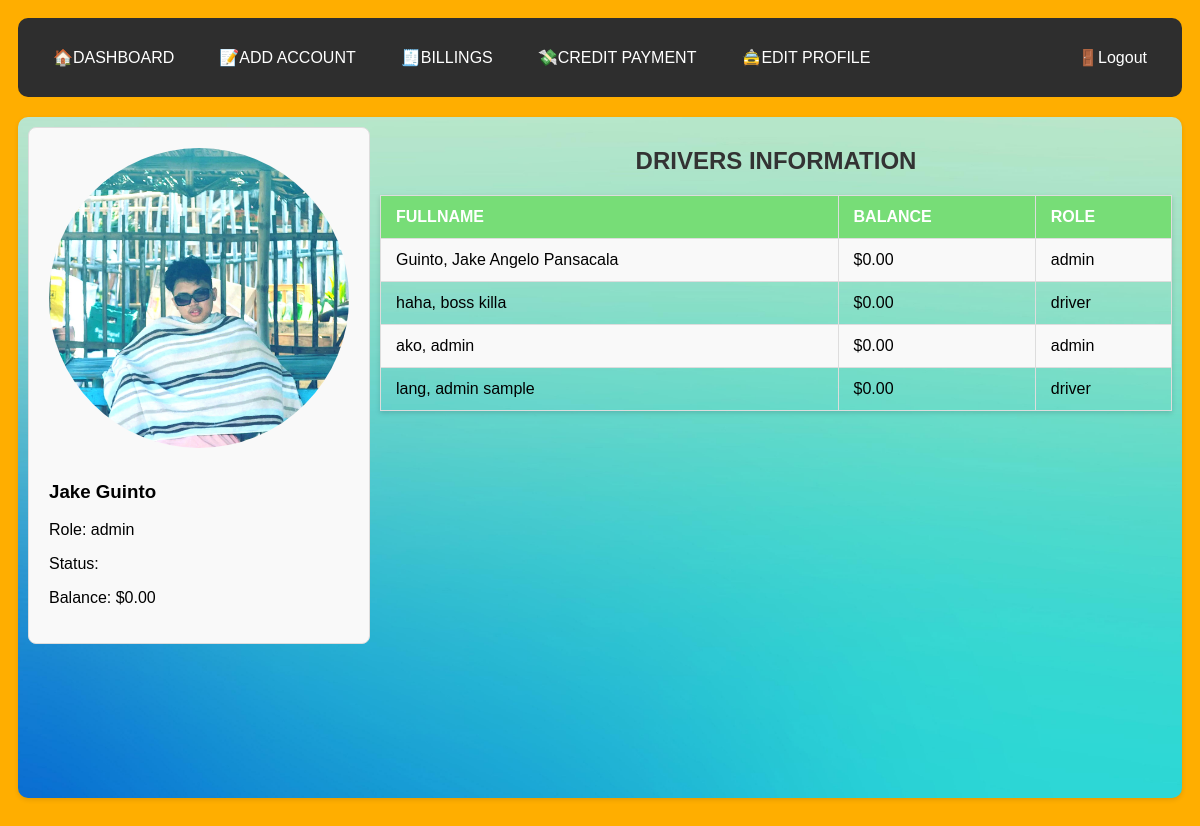
The page /dashboard/ (signed in) on the database its author committed.
### apps/models.py (models this page shows, shortened)
class Profile(models.Model):
    ROLE_CHOICES = [
        ('admin', 'Admin'),
        ('driver', 'Driver')
    ]
    user = models.OneToOneField(User, on_delete=models.CASCADE, default=1)
    firstname = models.CharField(max_length=255)
    middlename = models.CharField(max_length=255, blank=True)
    lastname = models.CharField(max_length=255)
    phone_number = models.CharField(max_length=20,default=00000000000)
    address = models.CharField(max_length=255, default='Philippines')
    date_of_birth = models.DateField(default=date.today)
    license_number = models.CharField(max_length=50, blank=True, null=True)
    role = models.CharField(max_length=10, choices=ROLE_CHOICES)
    balance = models.DecimalField(max_digits=10, decimal_places=2, default=0.00)
    photo = models.ImageField(upload_to='profile_photos/', blank=True, null=True)
    is_active = models.BooleanField(default=False)

### apps/views.py (the view)
# urls.py: path('dashboard/', views.dashboard, name='dashboard'),
@login_required
def dashboard(request):
    current_user_profile = get_object_or_404(Profile, user=request.user)
    profiles = Profile.objects.all()
    messages.success(request, f" ")
    return render(request, 'dashboard.html', {'current_user_profile': current_user_profile,'profiles': profiles})

### apps/templates/dashboard.html (shortened to what this page needs)
{% extends "layout.html" %}
{% block content %}
    <div class="container">
        <div class="profile-panel">
            <div class="profile-card">
                <div class="profile-photo-name">
                    {% if current_user_profile.photo %}
                        <img src="{{ current_user_profile.photo.url }}" alt="Profile Photo" class="profile-photo">
                    {% else %}
                        <p>No Photo</p>
                    {% endif %}
                    <div class="profile-name">
                        <h3>{{ current_user_profile.firstname }} {{ current_user_profile.lastname }}</h3>
                        <p>Role: {{ current_user_profile.role }}</p>
                        <p>Status: {{ current_user_profile.status }}</p>
                        <p>Balance: ${{ current_user_profile.balance }}</p>
                    </div>
                </div>
            </div>
        </div>
        <div class="drivers-info">
            <h2>DRIVERS INFORMATION</h2>
            <table>
                <tr>
                    <th>FULLNAME</th>
                    <th>BALANCE</th>
                    <th>ROLE</th>
                </tr>
                {% for profile in profiles %}
                <tr>
                    <td>{{ profile.lastname }}, {{ profile.firstname }} {{ profile.middlename }}</td>
                    <td>${{ profile.balance }}</td>
                    <td>{{ profile.role }}</td>
                </tr>
                {% empty %}
                <tr>
                    <td colspan="6">No Available Information</td>
                </tr>
                {% endfor %}
            </table>
        </div>
    </div>
{% endblock %}

### apps/templates/layout.html (shortened to what this page needs)
<!DOCTYPE html>
{% load static %}
<html lang="en">
<head>
    <link rel="stylesheet" href="{% static 'css/style.css' %}">
</head>
<body>
    <nav>
        <a href="/dashboard"> 🏠DASHBOARD</a>
        <a href="/addaccount"> 📝ADD ACCOUNT</a>
        <a href="/billing"> 🧾BILLINGS</a>
        <a href="/creditpayment"> 💸CREDIT PAYMENT</a>
        <a href="/editprofile"> 🚖EDIT PROFILE</a>
        <a href="/logout" class="logout"> 🚪Logout</a>
    </nav>
    <main>
        {% block content %}
        {% endblock %}
    </main>
</body>
</html>

### static/css/style.css (style rules this page uses)
body { font-family: Arial, sans-serif; background-color: #ffae00; margin-bottom: 20px; padding: 10; display: flex; flex-direction: column; height: 100vh; }
nav { background-color: #2e2e2e; color: white; padding: 20px 0; display: flex; justify-content: flex-start; align-items: center; gap: 15px; border-radius: 10px; margin: 10px; padding-left: 20px; padding-right: 20px; }
nav a { color: white; text-decoration: none; padding: 10px 15px; border-radius: 5px; transition: background-color 0.3s; }
main { flex: 1; padding: 10px; background-color: white; box-shadow: 0 2px 5px rgba(0, 0, 0, 0.1); margin: 10px; border-radius: 10px; align-items: center; }
h2 { text-align: center; color: #333; }
table { width: 100%; border-collapse: collapse; margin-bottom: 20px; box-shadow: 0 2px 5px rgba(0, 0, 0, 0.15); }
th, td { padding: 12px 15px; border: 1px solid #ddd; text-align: left; transition: background-color 0.3s; }
th { background-color: #77dd77; color: white; }
tbody tr:nth-child(even) { background-color: #f9f9f9; }
nav .logout,.justforu { margin-left: auto; }
.container { display: flex; justify-content: space-between; }
main { background-image: url("bgmain.jpg"); background-size: cover; background-position: center; background-repeat: no-repeat; }
.profile-panel { margin-bottom: 20px; float: left; display: flex; justify-content: flex-start; }
.profile-card { width: 300px; margin: 0 auto; padding: 20px; background-color: #f9f9f9; border: 1px solid #ddd; border-radius: 8px; text-align: left; }
.profile-card img { border-radius: 50%; margin-bottom: 10px; width: 300px; height: 300px; }
table { width: 100%; border-collapse: collapse; }
.drivers-info { flex: 100%; width: 100%; padding-left: 10px; }

### rows shown on the page
Profile: photo (picture), firstname "Jake", lastname "Guinto", role "admin", balance "0.00", middlename "Angelo Pansacala"
Profile: lastname "haha", firstname "boss", middlename "killa", balance "0.00", role "driver"
Profile: lastname "ako", firstname "admin", balance "0.00", role "admin"
Profile: lastname "lang", firstname "admin", middlename "sample", balance "0.00", role "driver"
